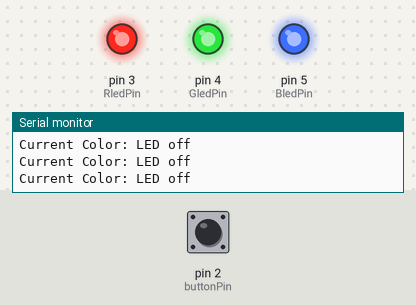
This sketch was run on a simulated Arduino Uno, built with avr-gcc and run on an emulated ATmega328P. On the bench: output pins drawn as LEDs (lit = HIGH), the last lines printed to the serial monitor. The test bench sets the inputs (shaded band); at power-on: pin 2 (buttonPin) HIGH.

Above: at 1.2 s.
1.3 s: pin 2 (buttonPin) pulled LOW for 0.15 s
At 2.5 s:
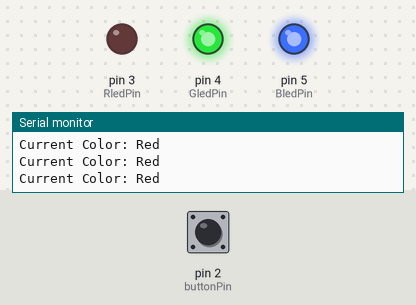
2.9 s: pin 2 (buttonPin) pulled LOW for 1 s
At 3.9 s:
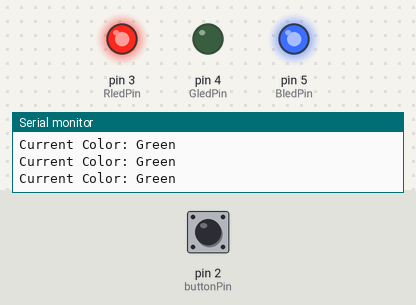
5.4 s: pin 2 (buttonPin) pulled LOW for 0.15 s
At 6.4 s:
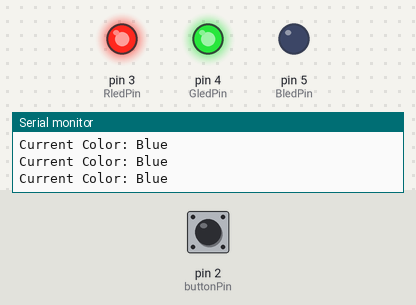
7.0 s: pin 2 (buttonPin) pulled LOW for 3.2 s
At 7.4 s:
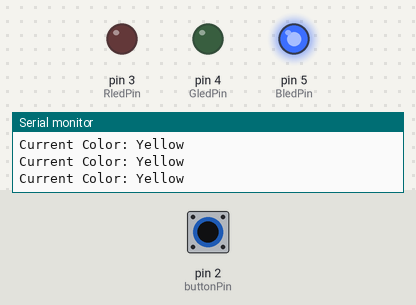
11.7 s: pin 2 (buttonPin) pulled LOW for 0.15 s
At 12.9 s:
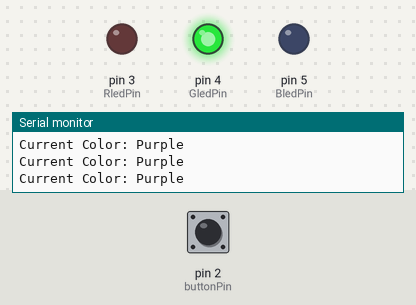
13.3 s: pin 2 (buttonPin) pulled LOW for 1 s
At 14.3 s:
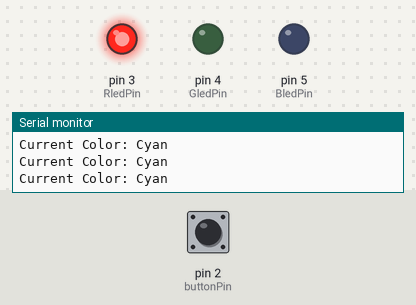
Timing chart, 0 to 16.3 s (numbered marks = the images above; inputs shaded):
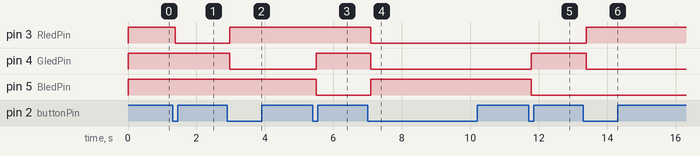

The sketch:

0930RGB.ino
```cpp
const int buttonPin = 2;
const int RledPin   = 3;
const int GledPin   = 4;
const int BledPin   = 5;

int buttonState = 0;
int ledcolor    = 0;
bool ButtonPressed = false;
String currentcolor = "led";

void setup() {

  pinMode(RledPin, OUTPUT);
  pinMode(GledPin, OUTPUT);
  pinMode(BledPin, OUTPUT);

  pinMode(buttonPin, INPUT_PULLUP);

  Serial.begin(9600);
}

void loop() {

  buttonState = digitalRead(buttonPin);

  Serial.print("Current Color: ");
  Serial.println(currentcolor);


  if (buttonState == LOW && !ButtonPressed) {
    ledcolor = ledcolor + 1;
    ButtonPressed = true;
    delay(50);
  }

  if (buttonState == HIGH && ButtonPressed) {
    ButtonPressed = false;
    delay(50);
  }


  if (ledcolor == 0) {
    currentcolor = "LED off";
    digitalWrite(RledPin, HIGH);
    digitalWrite(GledPin, HIGH);
    digitalWrite(BledPin, HIGH);
  }
  else if (ledcolor == 1) {
    currentcolor = "Red";
    digitalWrite(RledPin, LOW);
    digitalWrite(GledPin, HIGH);
    digitalWrite(BledPin, HIGH);
  }
  else if (ledcolor == 2) {
    currentcolor = "Green";
    digitalWrite(RledPin, HIGH);
    digitalWrite(GledPin, LOW);
    digitalWrite(BledPin, HIGH);
  }
  else if (ledcolor == 3) {
    currentcolor = "Blue";
    digitalWrite(RledPin, HIGH);
    digitalWrite(GledPin, HIGH);
    digitalWrite(BledPin, LOW);
  }
  else if (ledcolor == 4) {
    currentcolor = "Yellow";
    digitalWrite(RledPin, LOW);
    digitalWrite(GledPin, LOW);
    digitalWrite(BledPin, HIGH);
  }
  else if (ledcolor == 5) {
    currentcolor = "Purple";
    digitalWrite(RledPin, LOW);
    digitalWrite(GledPin, HIGH);
    digitalWrite(BledPin, LOW);
  }
  else if (ledcolor == 6) {
    currentcolor = "Cyan";
    digitalWrite(RledPin, HIGH);
    digitalWrite(GledPin, LOW);
    digitalWrite(BledPin, LOW);
  }
  else if (ledcolor == 7) {
    currentcolor = "White";
    digitalWrite(RledPin, LOW);
    digitalWrite(GledPin, LOW);
    digitalWrite(BledPin, LOW);
  }
  else if (ledcolor == 8) {
    ledcolor = 0;
  }
}
```

Measured:
- after the input at 1.3 s, pin 3 (RledPin): HIGH → LOW after 0.08 s
- after the input at 2.9 s, pin 3 (RledPin): LOW → HIGH after 0.08 s; pin 4 (GledPin): HIGH → LOW after 0.08 s
- after the input at 5.4 s, pin 4 (GledPin): LOW → HIGH after 0.09 s; pin 5 (BledPin): HIGH → LOW after 0.09 s
- after the input at 7.0 s, pin 3 (RledPin), pin 4 (GledPin): HIGH → LOW after 0.09 s; pin 5 (BledPin): LOW → HIGH after 0.09 s
- after the input at 11.7 s, pin 4 (GledPin): LOW → HIGH after 0.08 s; pin 5 (BledPin): HIGH → LOW after 0.08 s
- after the input at 13.3 s, pin 3 (RledPin): LOW → HIGH after 0.08 s; pin 4 (GledPin): HIGH → LOW after 0.08 s
